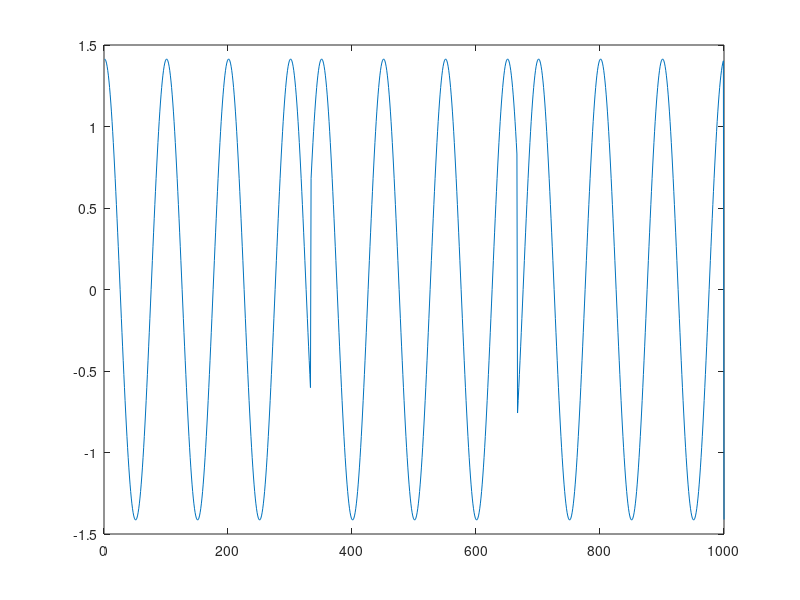

Recreate this plot in MATLAB.
clear all;close all;%----------------------------------------------------%---------------- Initial Parameters ----------------%----------------------------------------------------n = 8;     %number of bitsM = 4;        %4-QAMk = log2(M);  %number of bits in one symbolm = n/k; %number of symbolsif mod(n, k) ~= 0    error('numberOfBits must be a multiple of log2(M).');endnumSamplesPerSymbol = 1;    % Oversampling factorFc_tx = 10;    %carrier frequency : 3MHzphase_tx = 0;     %carrier phaseFs = Fc_tx * 2.1;t = (0:0.001:1 - 0.001);%----------------------------------------------------%----------------Creation of the bitstream ----------%----------------------------------------------------dataIn = randi(2,1,n) - 1;  % Generate vector of binary datadataIn = [0 0 1 1 1 0 0 1]%----------------------------------------------------%----------------- QAM Mapper -----------------------%----------------------------------------------------numberOfSymbols = length(dataIn)/k; %number of symbols in the FIFO% Define mapping table applying Gray mappingmappingTable(1) =  1 + 1*i;mappingTable(2) = -1 + 1*i;mappingTable(3) =  1 - 1*i;mappingTable(4) = -1 - 1*i;mappedSymbols = zeros(1, numberOfSymbols);% Map bits to symbolsfor i = 1:k:length(dataIn)     symbolBits = dataIn(i:i+k-1);  symbolIndex = 2^1 * symbolBits(1) + 2^0 * symbolBits(2);     % Mapping   mappedSymbols((i - 1)/k + 1) = mappingTable( symbolIndex + 1);   endfor%----------------------------------------------------%----------------- Upsampling -----------------------%----------------------------------------------------mappedSymbols_upsampled = 0;mappedSymbols_upsampled(1) = mappedSymbols(1);upscaling_factor = (length(t)-1)/(length(mappedSymbols) - 1);for i = 2:length(mappedSymbols)    temp = mappedSymbols(i-1)*ones(1,upscaling_factor-1);    mappedSymbols_upsampled = [mappedSymbols_upsampled, temp, mappedSymbols(i)];endmappedSymbols_upsampled = [mappedSymbols_upsampled mappedSymbols(length(mappedSymbols))*ones(1,(length(t)-length(mappedSymbols_upsampled)))];%----------------------------------------------------%----------------- Modulation: Baseband to RF -------%----------------------------------------------------Tx_I = real(mappedSymbols_upsampled) .* (sqrt(2)*cos(2*pi*Fc_tx*t+phase_tx));Tx_Q = imag(mappedSymbols_upsampled) .* (sqrt(2)*sin(2*pi*Fc_tx*t+phase_tx));%Tx = Tx_I - Tx_Q;Tx = Tx_I;%----------------------------------------------------%----------------- Figures --------------------------%----------------------------------------------------##figure(1);##stem(dataIn,"filled");##title('Data In');##xlabel('Bit Index');##ylabel('Binary Value');##figure(2);##subplot(2,1,1);##stem(real(mappedSymbols));##title("Real part")##subplot(2,1,2);##stem(imag(mappedSymbols));##title("Imaginary part");##figure(3);##scatter(real(mappedSymbols), imag(mappedSymbols) , "filled");##axis([-2 2 -2 2]);##title("Symbols");##figure(4);##subplot(3,1,1);##stem(real(mappedSymbols));##subplot(3,1,2);##stem(real(mappedSymbols_upsampled));##subplot(3,1,3);##plot(Tx_I);figure(4);##subplot(3,1,1);##plot(Tx_I);##subplot(3,1,2);##plot(Tx_Q);##subplot(3,1,3);plot(Tx_I);